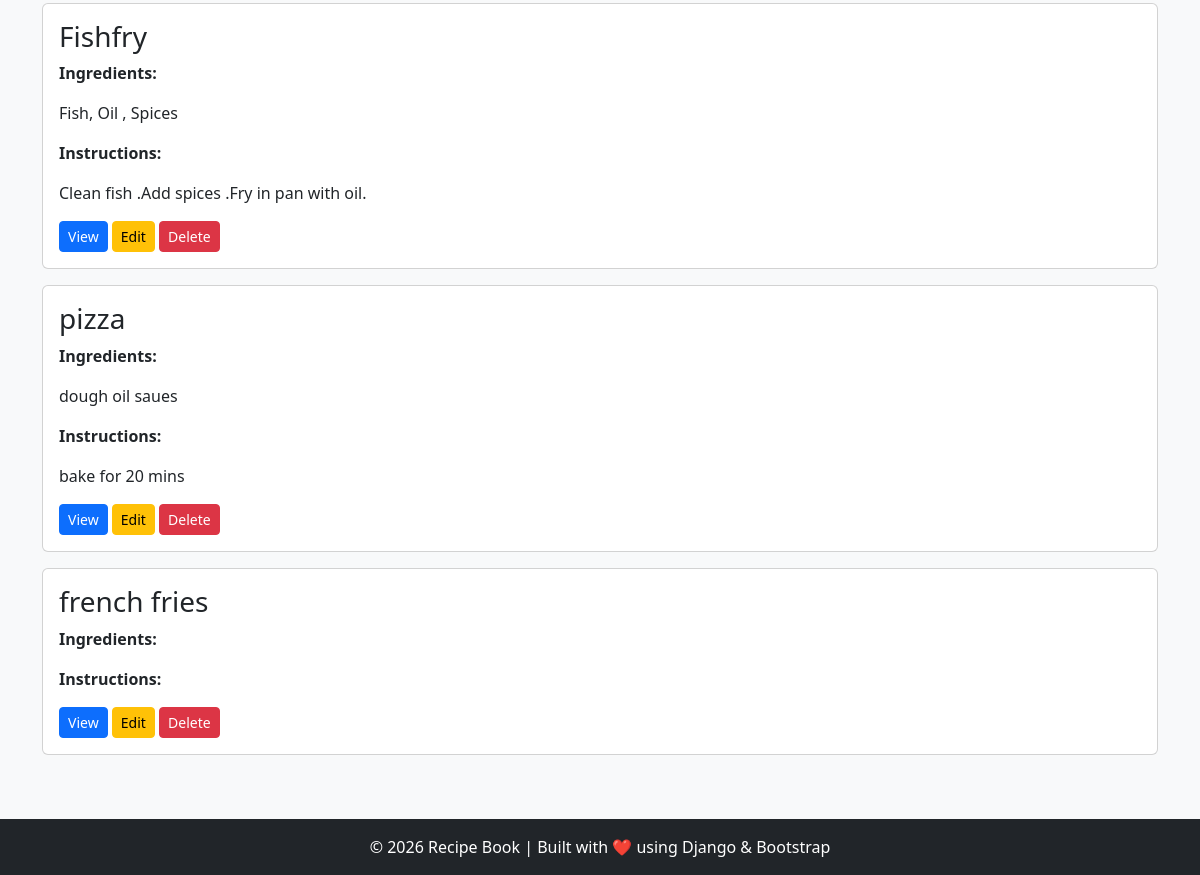
/recipe/ (lower part), run on an earlier commit of the app's database.
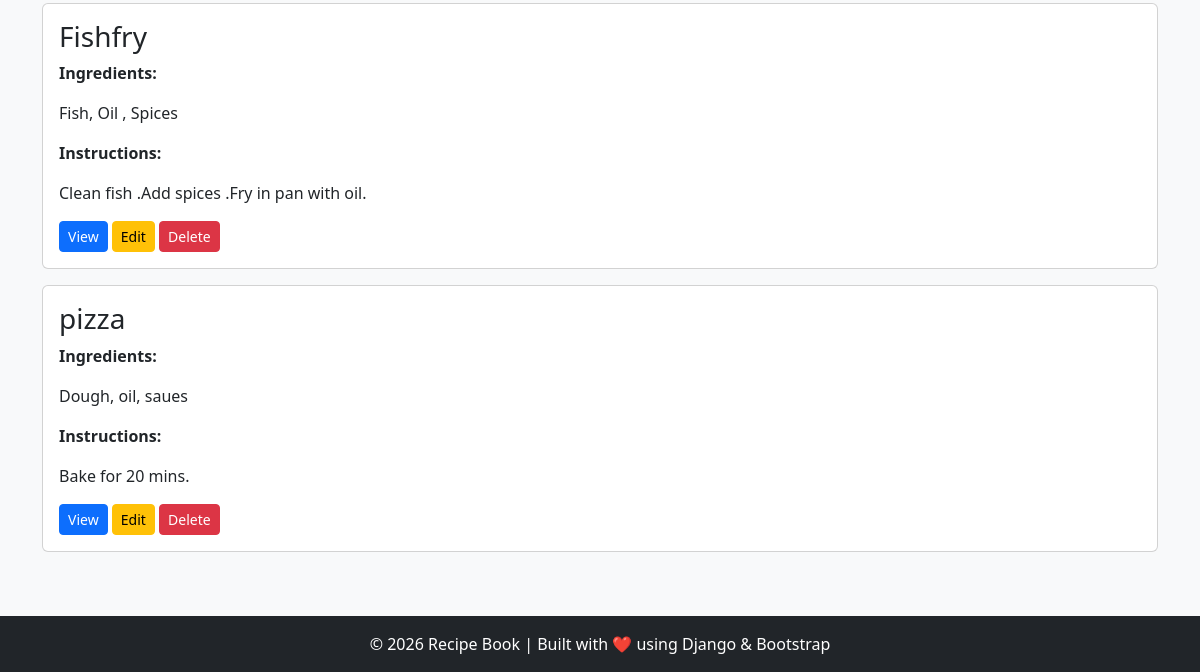
And on a later commit of the database.
### recipe/models.py (models this page shows, shortened)
class Recipe(models.Model):
    title = models.CharField(max_length=200)
    ingredients = models.TextField()
    instructions = models.TextField()
    image = models.ImageField(
        upload_to='recipes/',
        blank=True,
        null=True
     )

### recipe/views.py (the view)
# urls.py: path('recipe/', views.recipe_list, name='recipe_list'),
def recipe_list(request):
    search = request.GET.get('search')
    if search:
        recipes = Recipe.objects.filter(title__icontains=search)
    else:
        recipes = Recipe.objects.all()
    return render(request, 'recipes.html', {
        'recipes': recipes
    })

### recipe/templates/recipes.html (shortened to what this page needs)
{% extends 'base.html' %}
{% block content %}
{% if recipes %}
    {% for recipe in recipes %}
    <div class="card mb-3">
        <div class="card-body">
            <h3 class="card-title">{{ recipe.title }}</h3>
            <p><strong>Ingredients:</strong></p>
            <p>{{ recipe.ingredients }}</p>
            <p><strong>Instructions:</strong></p>
            <p>{{ recipe.instructions }}</p>
            <a href="{% url 'recipe_detail' recipe.id %}" class="btn btn-primary btn-sm">
                View
            </a>
            <a href="{% url 'edit_recipe' recipe.id %}" class="btn btn-warning btn-sm">
                Edit
            </a>
            <a href="{% url 'delete_recipe' recipe.id %}" class="btn btn-danger btn-sm">
                Delete
            </a>
        </div>
    </div>
    {% endfor %}
{% else %}
    <div class="alert alert-warning text-center">
        <h4>No recipes found.</h4>
        <p>Try searching with a different recipe title.</p>
    </div>
{% endif %}
{% endblock %}

What changed in the data, as far as the page shows it:
removed Recipe: title "french fries"
changed Recipe "pizza": ingredients "dough oil saues" → "Dough, oil, saues"; instructions "bake for 20 mins" → "Bake for 20 mins."
